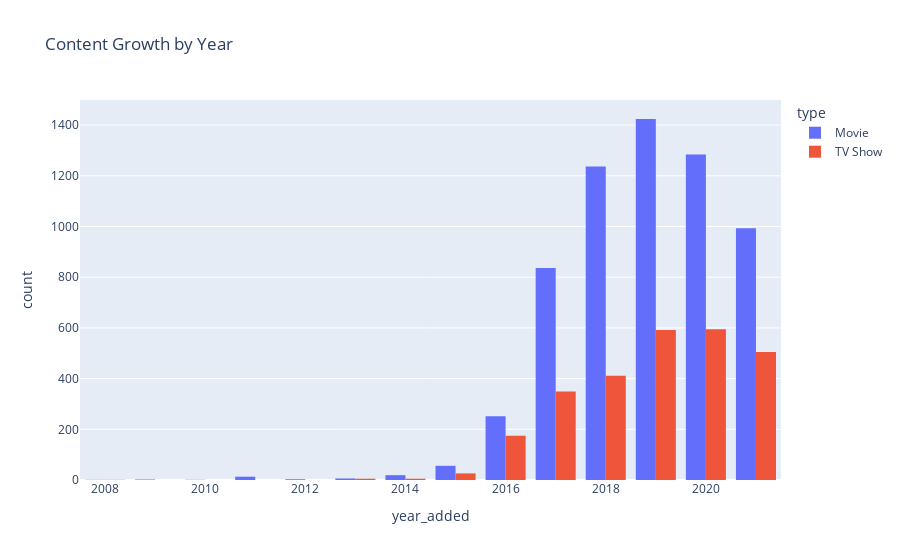

Notebook cell for this chart:
### Code cell
# Quick KPI Snapshot
print("""
📊 Netflix Content Snapshot:
""")
print(f"- Total Titles: {len(df)}")
print(f"- Movies: {df[df['type']=='Movie'].shape[0]}")
print(f"- TV Shows: {df[df['type']=='TV Show'].shape[0]}")
print(f"- Countries Represented: {df['country'].nunique()}")

# KPI: Top Genre (reused from genre section)
df['genres'] = df['listed_in'].str.split(', ')
all_genres = sum(df['genres'], [])
top_genres = pd.Series(all_genres).value_counts().head(10)
print(f"- Top Genre: {top_genres.index[0]}")

# Interactive Plotly Chart: Content Added Over the Years
print("""
Interactive chart to explore content additions over time.
""")
fig = px.histogram(df, x='year_added', color='type', barmode='group', title='Content Growth by Year')
fig.show()

# Advanced Insight: Avg Duration by Genre (if 'duration' exists)
print("""
This chart shows the average duration of movies by genre — a proxy for engagement design.
""")
if 'duration' in df.columns:
    movies = df[df['type'] == 'Movie']
    movies['duration_min'] = movies['duration'].str.extract(r'(\d+)').astype(float)
    genre_duration = []
    for genre in top_genres.index:
        genre_movies = movies[movies['listed_in'].str.contains(genre)]
        genre_duration.append((genre, genre_movies['duration_min'].mean()))
    avg_duration_df = pd.DataFrame(genre_duration, columns=['Genre', 'Avg Duration (min)'])
    sns.barplot(x='Avg Duration (min)', y='Genre', data=avg_duration_df, palette='rocket')
    plt.title("Average Movie Duration by Top Genre")
    plt.show()

# Key Takeaways Markdown
print("""
📌 Key Takeaways:
- Netflix's catalog is movie-heavy and leans toward Drama, Comedy, and Documentaries.
- Most content is released March–October, with a spike during 2018–2020.
- TV-MA is the most common rating — highlighting a focus on mature content.
- Top genres are in the 80–100 min range, aligning with viewer attention spans.
- The US and India dominate content contributions, suggesting regional priorities.

These insights help align content planning with user demand, regional strategy, and product experience.
""")

print("""                                                            "Explaination"
In this section, I’ve added some high-level insights and business-focused visualizations to make the project more impactful for stakeholders.

🔹 First, I created a quick **KPI snapshot** to summarize key metrics in the dataset:
- Total number of titles available on Netflix
- How many are Movies vs TV Shows
- The number of countries represented
- And the top genre based on frequency

This gives stakeholders an instant overview of Netflix’s content structure.

🔹 Next, I used **Plotly** to build an interactive bar chart showing how content has grown over the years, separated by type. This makes it easier to explore trends and spikes in content acquisition or production.

🔹 I then added a more advanced insight: the **average duration of movies by genre**. This gives us an idea of how long viewers typically engage with different types of content — which can be important when planning content for attention span and engagement.

🔹 Finally, I wrapped it up with a **Key Takeaways** block. This summarizes the most important findings:
- Netflix’s catalog is movie-dominant
- Content is mostly released from March to October
- TV-MA is the most used rating, targeting mature viewers
- Most movies fall in the 80–100 minute range
- And the US and India are major contributors to the content library

These enhancements help transform this project into a decision-support tool, showing clear value for content strategy, regional planning, and audience targeting.
""")

### Figure 1 — Plotly figure (JSON) as saved in the notebook; plotly's stock layout.template omitted (floating-point values rounded to 4 significant figures; data arrays with more than 128 entries replaced by an {"elided": "..."} marker saying what was removed)
{"data": [{"alignmentgroup": "True", "bingroup": "x", "hovertemplate": "type=Movie<br>year_added=%{x}<br>count=%{y}<extra></extra>", "legendgroup": "Movie", "marker": {"color": "#636efa", "pattern": {"shape": ""}}, "name": "Movie", "offsetgroup": "Movie", "orientation": "v", "showlegend": true, "type": "histogram", "x": {"elided": "6126 int values"}, "xaxis": "x", "yaxis": "y"}, {"alignmentgroup": "True", "bingroup": "x", "hovertemplate": "type=TV Show<br>year_added=%{x}<br>count=%{y}<extra></extra>", "legendgroup": "TV Show", "marker": {"color": "#EF553B", "pattern": {"shape": ""}}, "name": "TV Show", "offsetgroup": "TV Show", "orientation": "v", "showlegend": true, "type": "histogram", "x": {"elided": "2664 int values"}, "xaxis": "x", "yaxis": "y"}], "layout": {"barmode": "group", "legend": {"title": {"text": "type"}, "tracegroupgap": 0}, "title": {"text": "Content Growth by Year"}, "xaxis": {"anchor": "y", "domain": [0, 1], "title": {"text": "year_added"}}, "yaxis": {"anchor": "x", "domain": [0, 1], "title": {"text": "count"}}}}
